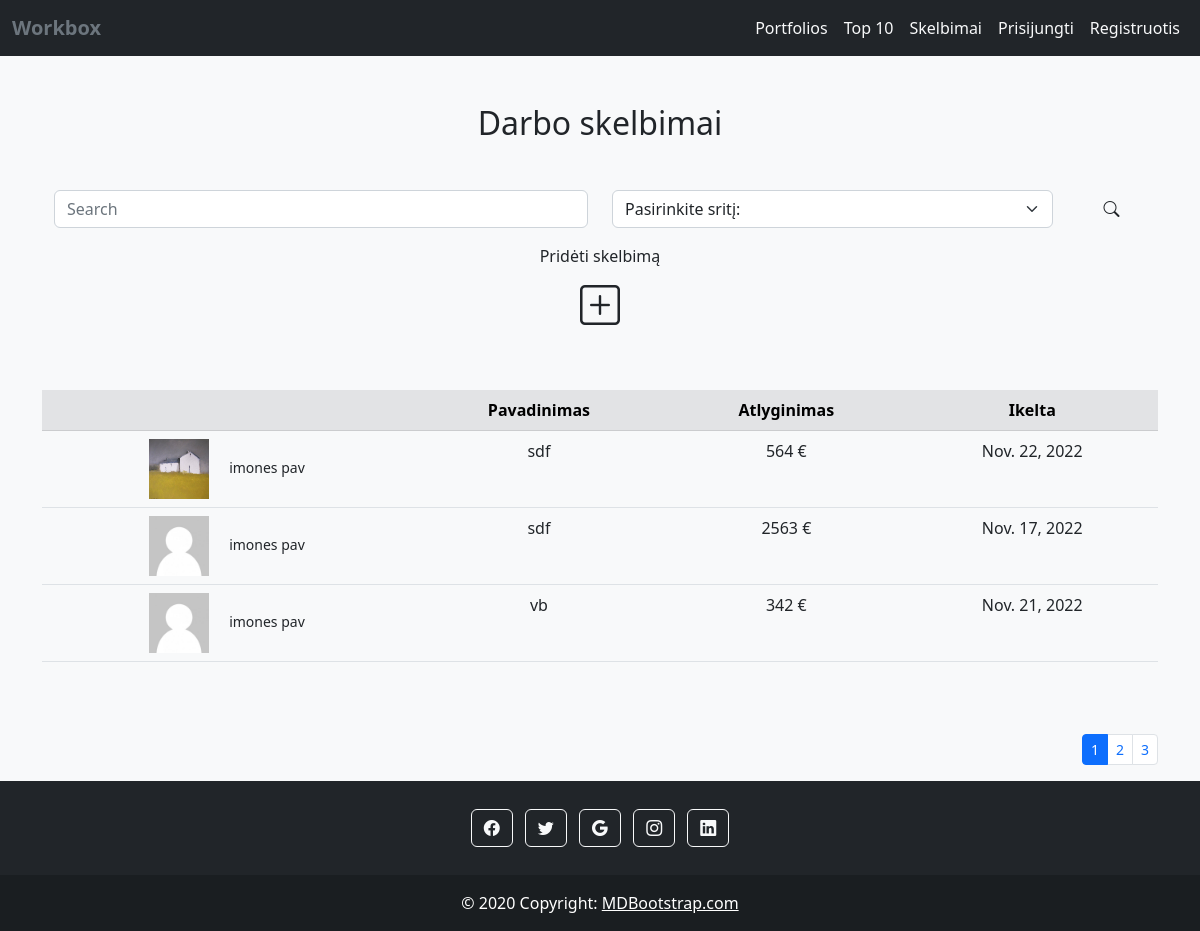
Page /darboskelbimai on the committed database.
### core/models.py (models this page shows, shortened)
class Skelbimas(models.Model):
    logo = models.ImageField("Logo", default='no-image.png', upload_to='skelbimai', blank=True)
    name = models.CharField("Name",max_length=100, null=True,blank=True)
    about = models.CharField("About",max_length=100,null=True, blank=True)
    upload_date = models.DateField("Upload date",null=True,auto_now=True)
    area = models.CharField("Area",max_length=100, null=True, blank=True)
    user_id = models.ForeignKey("Profile", on_delete=models.CASCADE)
    type = models.CharField("Type",max_length=100,null=True, blank=True)
    salary = models.IntegerField("Salary",null=True, blank=True)
    email = models.CharField("Email",max_length=100,null=True, blank=True)
    location = models.CharField("Location", max_length=100, null=True, blank=True)

### core/views.py (the view)
# urls.py: path('darboskelbimai', views.skelbimai, name='skelbimai'),
def skelbimai(request):
    paginator = Paginator(Skelbimas.objects.all(), 3)
    page_number = request.GET.get('page')
    paged_skelbimai = paginator.get_page(page_number)
    context = {
        "skelbimai": paged_skelbimai,
    }
    return render(request, 'skelbimai.html', context=context)

### core/views.py (called while the page is built)
def inbox_notifications(request):
    directs_count = 0
    if request.user.is_authenticated:
        directs_count = Message.objects.filter(user=request.user, is_read=False).count()
    return {'directs_count': directs_count}

def count_notifications(request):
    count_notifications = 0
    if request.user.is_authenticated:
        count_notifications = Notification.objects.filter(user=request.user, is_seen=False).count()
    return {'count_notifications': count_notifications}

### templates/skelbimai.html (shortened to what this page needs)
{% extends 'base.html' %}
{% block content %}
{%load static%}
<div class="container my-10 text-center">
    <h2 class="mt-5">Darbo skelbimai</h2>
    <div class="container mt-5">
                        <form action="/search_skelbimai" method="Post">
                <div class="row">
                    <div class="col-6">
                        <input type="search" name="paieska" class="form-control rounded" placeholder="Search"
                               aria-label="Search"/>
                     </div>
                    <div class="col-5">
                        <select name="filtras" class="form-control rounded form-select mb-3 ">
                            <option value="" selected>Pasirinkite sritį:</option>
                        </select>
                    </div>
                    <div class="col">
                            <button type="submit" class="btn light" ><span>
                            <i class="bi bi-search"></i>
                            </span></button>
                    </div>
                    </div>
                </form>
    </div>
{% include 'addskelb.html' %}
    <div class="justify-content-center">
<button type="button" class="btn btn-light" data-bs-toggle="modal" data-bs-target="#addModal"><i class="bi bi-plus-square fs-1 text-dark"></i></a></button></div>
    <div class="my-5">
    <table class="table table-hover mt-2">
        <thead>
        <tr class="table-secondary">
            <th></th>
            <th>Pavadinimas</th>
            <th>Atlyginimas</th>
            <th>Ikelta</th>
        </tr>
        </thead>
        {% for skelbimas in skelbimai%}
        <tr data-href="{% url 'skelbimas' skelbimas.id %}">
            <td><img src="{{ skelbimas.logo.url}}" width="60" height="60" class=" me-3" style="object-fit:cover;"> <small>imones pav</small></td>
            <td>{{skelbimas.name}}</td>
            <td>{{skelbimas.salary}} €</td>
            <td>{{skelbimas.upload_date}}</td>
        </tr>
        {% endfor %}
    </table>
        </div>
    <br>
</div>
<div class="container puslapiai">
    <nav aria-label="...">
        {% if skelbimai.has_other_pages %}
        <ul class="pagination pagination-sm justify-content-end">
            {% for i in skelbimai.paginator.page_range %}
            {% if skelbimai.number == i %}
            <li class="page-item active">
                <a class="page-link">{{ i }}</a>
            </li>
            {% else %}
            <li class="page-item">
                <a class="page-link" href="?page={{ i }}">{{ i }}</a>
            </li>
            {% endif %}
            {% endfor %}
        </ul>
        {% endif %}
    </nav>
</div>
{% endblock %}

### templates/skelbimai.html (style rules this page uses)
tr[data-href] { cursor: pointer; }

### rows in the picture
Skelbimas: logo (picture), name "sdf", salary "564", upload_date "Nov. 22, 2022"
Skelbimas: logo (placeholder picture), name "sdf", salary "2563", upload_date "Nov. 17, 2022"
Skelbimas: logo (placeholder picture), name "vb", salary "342", upload_date "Nov. 21, 2022"

### other values in the picture
{{ i }} "1"
{{ i }} "2" "3"
